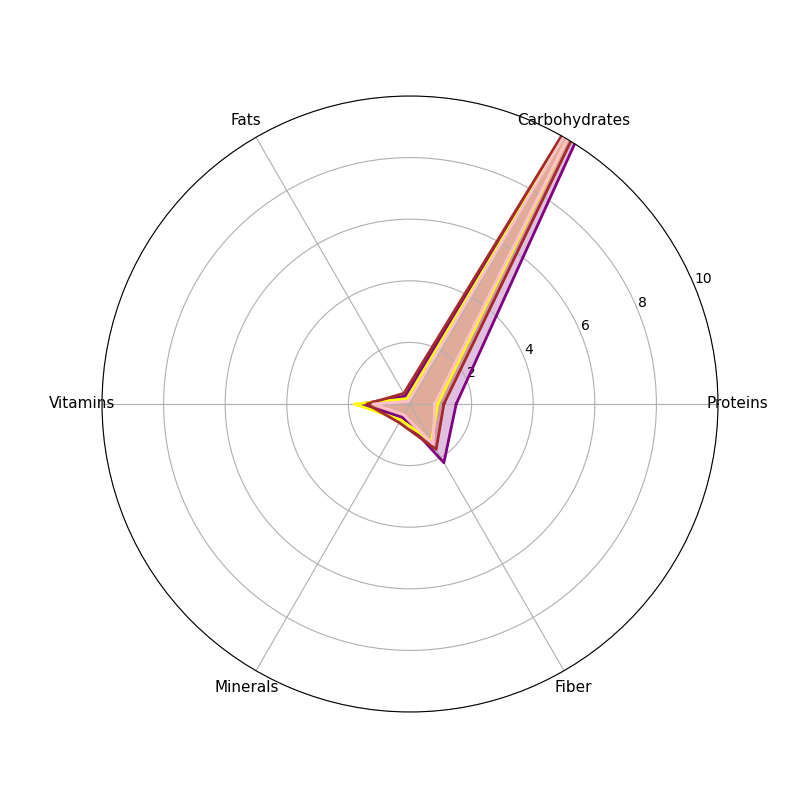

The Python source for this figure:
import matplotlib.pyplot as plt
import numpy as np
from math import pi

categories = ['Proteins', 'Carbohydrates', 'Fats', 'Vitamins', 'Minerals', 'Fiber']
berries = [1.5, 14.2, 0.3, 1.6, 0.5, 2.2]
citrus = [0.9, 11.8, 0.2, 1.8, 0.6, 1.4]
tropical = [1.1, 13.5, 0.4, 1.4, 0.7, 1.7]
stone_fruits = [0.8, 12.0, 0.1, 1.2, 0.4, 1.5]
N = len(categories)

angles = np.linspace(0, 2 * pi, N, endpoint=False).tolist()
angles += angles[:1]
berries += berries[:1]
citrus += citrus[:1]
tropical += tropical[:1]
stone_fruits += stone_fruits[:1]

fig, ax = plt.subplots(figsize=(8, 8), subplot_kw=dict(polar=True))

ax.fill(angles, berries, color='purple', alpha=0.25)
ax.plot(angles, berries, color='purple', linewidth=2)

ax.fill(angles, citrus, color='yellow', alpha=0.25)
ax.plot(angles, citrus, color='yellow', linewidth=2)

ax.fill(angles, tropical, color='brown', alpha=0.25)
ax.plot(angles, tropical, color='brown', linewidth=2)

ax.fill(angles, stone_fruits, color='pink', alpha=0.25)
ax.plot(angles, stone_fruits, color='pink', linewidth=2)

ax.set_xticks(angles[:-1])
ax.set_xticklabels(categories, fontsize=11)
ax.set_ylim(0, 10)

plt.show()
